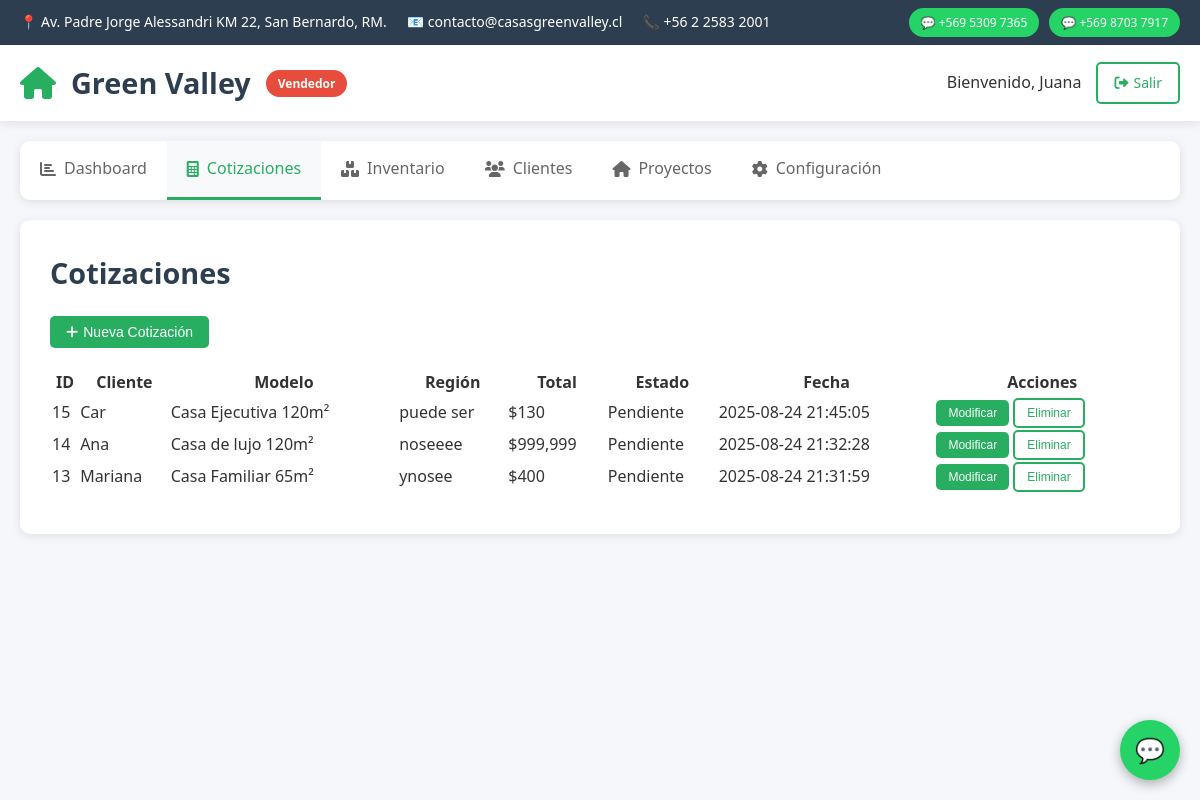
The page /vendedor-dashboard.php?section=quotes (signed in) on the database as committed earlier.
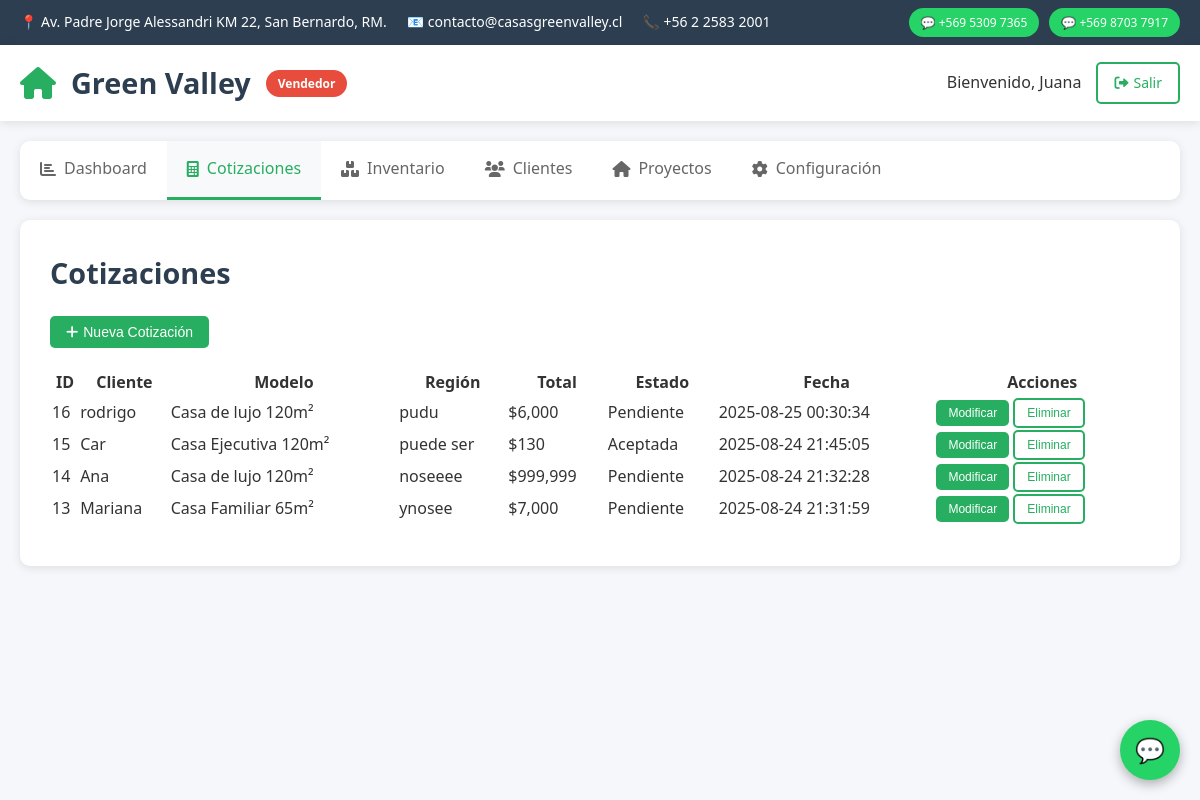
The same page on the database as committed later.
### tables this page shows
CREATE TABLE `cotizacion` (
  `id_cotizacion` int(11) NOT NULL,
  `id_usuario` int(11) DEFAULT NULL,
  `id_modelo` int(11) DEFAULT NULL,
  `fecha` datetime DEFAULT current_timestamp(),
  `total` decimal(12,2) DEFAULT NULL,
  `estado` enum('pendiente','aceptada') DEFAULT NULL,
  `id_vendedor` int(11) NOT NULL,
  `modelo_casa` varchar(100) DEFAULT NULL,
  `region` varchar(100) DEFAULT NULL,
  `observaciones` text DEFAULT NULL
);

CREATE TABLE `usuario` (
  `id_usuario` int(11) NOT NULL,
  `nombre` varchar(100) NOT NULL,
  `apellido` varchar(100) NOT NULL,
  `correo` varchar(100) NOT NULL,
  `contrasena` varchar(255) NOT NULL,
  `telefono` varchar(20) DEFAULT NULL,
  `rol` enum('administrador','vendedor','usuario') NOT NULL,
  `estado` enum('activo','bloqueado') DEFAULT 'activo',
  `fecha_creacion` datetime DEFAULT current_timestamp()
);

### vendedor-dashboard.php (the view, shortened to what the changed rows need)
<?php
$active_section = isset($_GET['section']) ? $_GET['section'] : 'dashboard';
function getEmployeeStats($employee_id)
{
        try {
            $conn = new mysqli("localhost", "root", "", "green_valley_bd");
            $stats = [
                'my_quotes'         => 0,
                'my_clients'        => 0,
                'monthly_revenue'   => 0,
                'pending_quotes'    => 0,
                'monthly_goal'      => 0,
                'completed_sales'   => 0,
                'total_quotes'      => 0,
                'total_houses'      => 0,
                'total_revenue'     => 0,
                'total_clients'     => 0,
                'completed_projects'=> 0
            ];
            $queries = [
                'my_quotes'        => "SELECT COUNT(*) AS total FROM cotizacion WHERE id_usuario = ?",
                'total_quotes'     => "SELECT COUNT(*) AS total FROM cotizacion WHERE id_usuario = ?",
                'my_clients'       => "SELECT COUNT(DISTINCT id_usuario) AS total FROM cotizacion WHERE id_usuario = ?",
                'total_clients'    => "SELECT COUNT(DISTINCT id_usuario) AS total FROM cotizacion WHERE id_usuario = ?",
                'monthly_revenue'  => "SELECT COALESCE(SUM(total), 0) AS total
                                        FROM cotizacion
                                        WHERE id_usuario = ?
                                        AND MONTH(fecha) = MONTH(CURDATE())
                                        AND YEAR(fecha) = YEAR(CURDATE())",
                'total_revenue'    => "SELECT COALESCE(SUM(total), 0) AS total FROM cotizacion WHERE id_usuario = ?",
                'pending_quotes'   => "SELECT COUNT(*) AS total FROM cotizacion WHERE id_usuario = ? AND estado = 'pendiente'",
                'completed_sales'  => "SELECT COUNT(*) AS total FROM cotizacion WHERE id_usuario = ? AND estado = 'aceptada'",
                'completed_projects'=> "SELECT COUNT(*) AS total FROM proyecto WHERE id_usuario = ? AND estado = 'entregado'"
            ];
            foreach ($queries as $key => $sql) {
                $stmt = $conn->prepare($sql);
                $stmt->bind_param("i", $employee_id);
                $stmt->execute();
                $result = $stmt->get_result()->fetch_assoc();
                $stats[$key] = $result['total'] ?? 0;
            }
            $stmt = $conn->prepare("SELECT COUNT(*) AS total FROM modelo_casa");
            if ($stmt) {
                $stmt->execute();
                $result = $stmt->get_result()->fetch_assoc();
                $stats['total_houses'] = $result['total'] ?? 0;
            }
            $stats['monthly_goal'] = 5000000;
            return $stats;
        } catch (Exception $e) {
            return [];
        }
}
$employee_id = $_SESSION['id_usuario'] ?? 1;
$stats = getEmployeeStats($employee_id);
$recent_activity = [];
$conn = new mysqli("localhost", "root", "", "green_valley_bd");
if (!$conn->connect_error) {
    $result = $conn->query("
        SELECT c.id_cotizacion, u.nombre AS cliente, c.modelo_casa, c.fecha
        FROM cotizacion c
        JOIN usuario u ON c.id_usuario = u.id_usuario
        ORDER BY c.fecha DESC
        LIMIT 5
    ");
    while ($row = $result->fetch_assoc()) {
        $recent_activity[] = [
            'icon' => 'calculator',
            'title' => 'Nueva cotización',
            'description' => "Cliente {$row['cliente']} solicitó {$row['modelo_casa']}",
            'time' => $row['fecha']
        ];
    }
}
?>
<!DOCTYPE html>
<html lang="es">
<head>
  <link rel="stylesheet" href="https://cdnjs.cloudflare.com/ajax/libs/font-awesome/6.0.0/css/all.min.css">
</head>
<body>
  <header class="header">
      <div class="container">
          <div class="header-content">
              <div class="logo">
                  <h1>Green Valley</h1>
              </div>
          </div>
      </div>
  </header>
  <main class="main">
      <?php if ($active_section === 'dashboard'): ?>
          <section class="section active">
              <h2>Panel de Administración</h2>
              <div class="stats-grid">
                  <div class="stat-card">
                      <div class="stat-icon">
                          <i class="fas fa-calculator"></i>
                      </div>
                      <div class="stat-info">
                          <h3><?php echo $stats['my_quotes']; ?></h3>
                          <p>Cotizaciones Totales</p>
                      </div>
                  </div>
                  <div class="stat-card">
                      <div class="stat-icon">
                          <i class="fas fa-home"></i>
                      </div>
                      <div class="stat-info">
                          <h3><?php echo $stats['total_houses']; ?></h3>
                          <p>Modelos Disponibles</p>
                      </div>
                  </div>
                  <div class="stat-card">
                      <div class="stat-icon">
                          <i class="fas fa-dollar-sign"></i>
                      </div>
                      <div class="stat-info">
                          <h3>$<?php echo number_format($stats['total_revenue']); ?></h3>
                          <p>Valor Total Cotizado</p>
                      </div>
                  </div>
                  <div class="stat-card">
                      <div class="stat-icon">
                          <i class="fas fa-clock"></i>
                      </div>
                      <div class="stat-info">
                          <h3><?php echo $stats['pending_quotes']; ?></h3>
                          <p>Cotizaciones Pendientes</p>
                      </div>
                  </div>
                  <div class="stat-card">
                      <div class="stat-icon">
                          <i class="fas fa-users"></i>
                      </div>
                      <div class="stat-info">
                          <h3><?php echo $stats['total_clients']; ?></h3>
                          <p>Clientes Registrados</p>
                      </div>
                  </div>
                  <div class="stat-card">
                      <div class="stat-icon">
                          <i class="fas fa-check-circle"></i>
                      </div>
                      <div class="stat-info">
                          <h3><?php echo $stats['completed_projects']; ?></h3>
                          <p>Proyectos Completados</p>
                      </div>
                  </div>
              </div>
              <div class="recent-activity">
                  <h3>Actividad Reciente</h3>
                  <div class="activity-list">
                      <?php if (empty($recent_activity)): ?>
                          <p class="no-data">No hay actividad reciente.</p>
                      <?php else: ?>
                          <?php foreach ($recent_activity as $activity): ?>
                              <div class="activity-item">
                                  <div class="activity-icon">
                                      <i class="fas fa-<?php echo $activity['icon']; ?>"></i>
                                  </div>
                                  <div>
                                      <strong><?php echo htmlspecialchars($activity['title']); ?></strong>
                                      <p><?php echo htmlspecialchars($activity['description']); ?></p>
                                      <small><?php echo $activity['time']; ?></small>
                                  </div>
                              </div>
                          <?php endforeach; ?>
                      <?php endif; ?>
                  </div>
              </div>
          </section>
      <?php elseif ($active_section === 'quotes'): ?>
          <section class="section active">
              <h2>Cotizaciones</h2>
              <?php
              $conn = new mysqli("localhost", "root", "", "green_valley_bd");
              $result = $conn->query("
                  SELECT c.id_cotizacion, u.nombre AS cliente, c.modelo_casa, c.region, c.total, c.estado, c.fecha
                  FROM cotizacion c
                  JOIN usuario u ON c.id_usuario = u.id_usuario
                  ORDER BY c.fecha DESC
              ");
              ?>
              <table style="width:100%;margin-bottom:10px;">
                  <tr>
                      <th>ID</th>
                      <th>Cliente</th>
                      <th>Modelo</th>
                      <th>Región</th>
                      <th>Total</th>
                      <th>Estado</th>
                      <th>Fecha</th>
                      <th>Acciones</th>
                  </tr>
                  <?php while ($row = $result->fetch_assoc()): ?>
                  <tr>
                      <td><?php echo $row['id_cotizacion']; ?></td>
                      <td><?php echo htmlspecialchars($row['cliente']); ?></td>
                      <td><?php echo htmlspecialchars($row['modelo_casa']); ?></td>
                      <td><?php echo htmlspecialchars($row['region']); ?></td>
                      <td>$<?php echo number_format($row['total']); ?></td>
                      <td><?php echo ucfirst($row['estado']); ?></td>
                      <td><?php echo $row['fecha']; ?></td>
                      <td>
                          <button class="btn btn-primary btn-sm" onclick="openEditPopup(<?php echo $row['id_cotizacion']; ?>)">Modificar</button>
                          <button class="btn btn-outline btn-sm" onclick="openDeletePopup(<?php echo $row['id_cotizacion']; ?>)">Eliminar</button>
                      </td>
                  </tr>
                  <?php endwhile; ?>
              </table>
          </section>
      <?php endif; ?>
  </main>
</body>
</html>

Rows that differ between the two databases and show on the page:
added cotizacion: id_cotizacion "16", id_usuario.nombre "rodrigo", modelo_casa "Casa de lujo 120m²", region "pudu", total "6,000", estado "Pendiente", fecha "2025-08-25 00:30:34"
changed cotizacion "Casa Ejecutiva 120m²": estado "Pendiente" → "Aceptada"
changed cotizacion "Casa Familiar 65m²": total "400" → "7,000"
